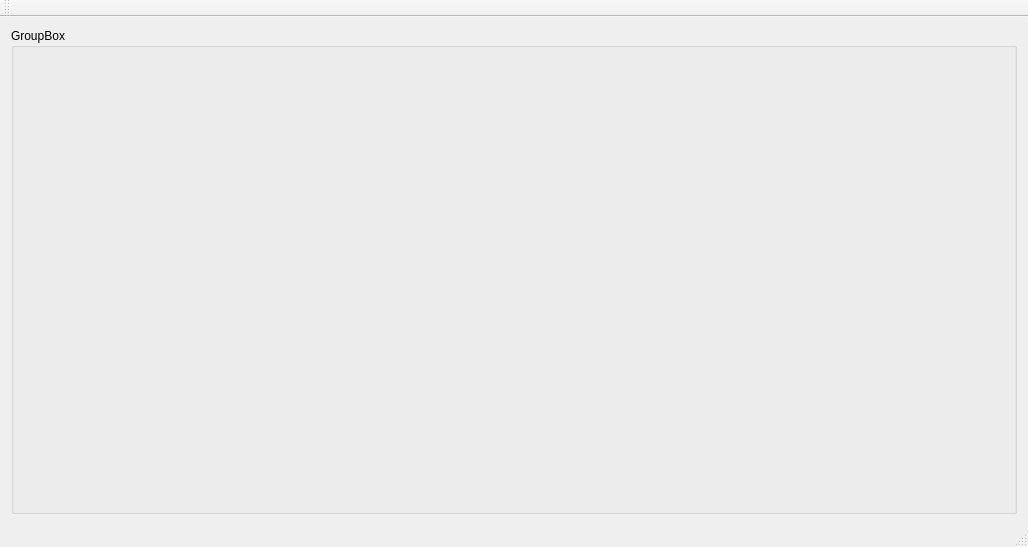
<?xml version="1.0" encoding="UTF-8"?>
<ui version="4.0">
 <class>MainWindow</class>
 <widget class="QMainWindow" name="MainWindow">
  <property name="geometry">
   <rect>
    <x>0</x>
    <y>0</y>
    <width>1028</width>
    <height>547</height>
   </rect>
  </property>
  <property name="windowTitle">
   <string>MainWindow</string>
  </property>
  <widget class="QWidget" name="centralWidget">
   <layout class="QVBoxLayout" name="verticalLayout">
    <item>
     <layout class="QGridLayout" name="gridLayout">
      <item row="0" column="0">
       <widget class="QGroupBox" name="groupBox">
        <property name="title">
         <string>GroupBox</string>
        </property>
        <property name="checkable">
         <bool>false</bool>
        </property>
       </widget>
      </item>
     </layout>
    </item>
   </layout>
  </widget>
  <widget class="QMenuBar" name="menuBar">
   <property name="geometry">
    <rect>
     <x>0</x>
     <y>0</y>
     <width>1028</width>
     <height>22</height>
    </rect>
   </property>
  </widget>
  <widget class="QToolBar" name="mainToolBar">
   <attribute name="toolBarArea">
    <enum>TopToolBarArea</enum>
   </attribute>
   <attribute name="toolBarBreak">
    <bool>false</bool>
   </attribute>
  </widget>
  <widget class="QStatusBar" name="statusBar"/>
 </widget>
 <layoutdefault spacing="6" margin="11"/>
 <resources/>
 <connections/>
</ui>
